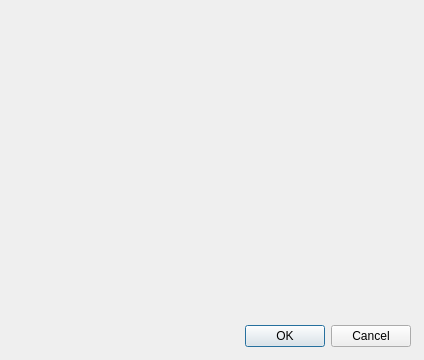
<?xml version="1.0" encoding="UTF-8"?>
<ui version="4.0">
 <class>UstawieniaUSB</class>
 <widget class="QDialog" name="UstawieniaUSB">
  <property name="geometry">
   <rect>
    <x>0</x>
    <y>0</y>
    <width>424</width>
    <height>360</height>
   </rect>
  </property>
  <property name="windowTitle">
   <string>Dialog</string>
  </property>
  <widget class="QDialogButtonBox" name="buttonBox">
   <property name="geometry">
    <rect>
     <x>70</x>
     <y>320</y>
     <width>341</width>
     <height>32</height>
    </rect>
   </property>
   <property name="orientation">
    <enum>Qt::Horizontal</enum>
   </property>
   <property name="standardButtons">
    <set>QDialogButtonBox::Cancel|QDialogButtonBox::Ok</set>
   </property>
  </widget>
 </widget>
 <resources/>
 <connections>
  <connection>
   <sender>buttonBox</sender>
   <signal>accepted()</signal>
   <receiver>UstawieniaUSB</receiver>
   <slot>accept()</slot>
   <hints>
    <hint type="sourcelabel">
     <x>248</x>
     <y>254</y>
    </hint>
    <hint type="destinationlabel">
     <x>157</x>
     <y>274</y>
    </hint>
   </hints>
  </connection>
  <connection>
   <sender>buttonBox</sender>
   <signal>rejected()</signal>
   <receiver>UstawieniaUSB</receiver>
   <slot>reject()</slot>
   <hints>
    <hint type="sourcelabel">
     <x>316</x>
     <y>260</y>
    </hint>
    <hint type="destinationlabel">
     <x>286</x>
     <y>274</y>
    </hint>
   </hints>
  </connection>
 </connections>
</ui>
